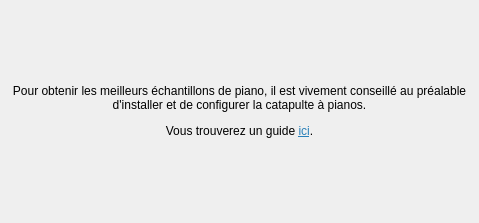
<?xml version="1.0" encoding="UTF-8"?>
<ui version="4.0">
 <class>Form</class>
 <widget class="QWidget" name="Form">
  <property name="geometry">
   <rect>
    <x>0</x>
    <y>0</y>
    <width>479</width>
    <height>223</height>
   </rect>
  </property>
  <property name="windowTitle">
   <string>Form</string>
  </property>
  <layout class="QVBoxLayout" name="verticalLayout">
   <item>
    <widget class="QLabel" name="label">
     <property name="text">
      <string>&lt;html&gt;&lt;head/&gt;&lt;body&gt;&lt;p&gt;Pour obtenir les meilleurs échantillons de piano, il est vivement conseillé au préalable d'installer et de configurer la catapulte à pianos.&lt;/p&gt;&lt;p&gt;Vous trouverez un guide &lt;a href=&quot;https://www.letelegramme.fr/ig/generales/regions/nantes/nantes-royal-de-luxe-va-catapulter-des-pianos-07-12-2011-1526103.php&quot;&gt;&lt;span style=&quot; text-decoration: underline; color:#2980b9;&quot;&gt;ici&lt;/span&gt;&lt;/a&gt;.&lt;/p&gt;&lt;/body&gt;&lt;/html&gt;</string>
     </property>
     <property name="alignment">
      <set>Qt::AlignCenter</set>
     </property>
     <property name="wordWrap">
      <bool>true</bool>
     </property>
    </widget>
   </item>
  </layout>
 </widget>
 <resources/>
 <connections/>
</ui>
